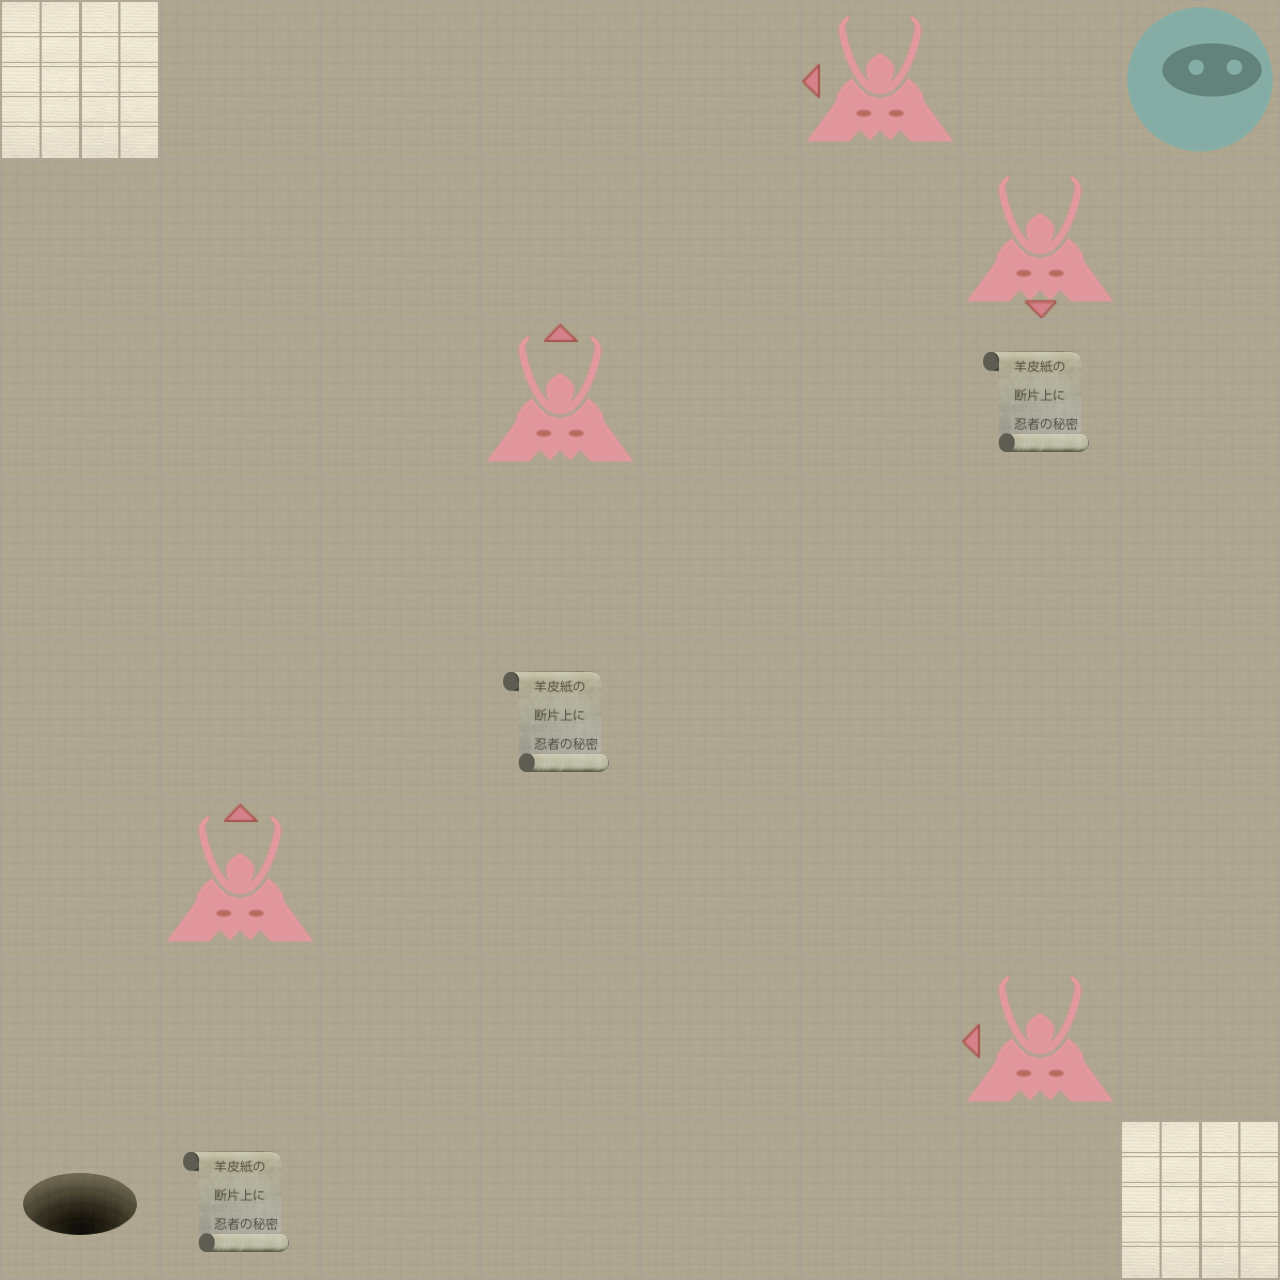

Below is a game level as drawn by its tile map, then a one-line description and the .tmx that defines it (tile-layer data replaced by summaries):
An orthogonal 8x8 tile map with 160x160 px tiles, 2 tile layers (Level, Actors).

<map version="1.0" orientation="orthogonal" width="8" height="8" tilewidth="160" tileheight="160">
 <properties>
  <property name="moves" value="14" />
 </properties>
 <tileset firstgid="1" name="tiles" tilewidth="160" tileheight="160" spacing="2" margin="2">
  <image source="tiles-ipadhd.png" width="1024" height="1024" />
  <tile id="0">
   <properties>
    <property name="actor" value="exit" />
   </properties>
  </tile>
  <tile id="2">
   <properties>
    <property name="actor" value="guard" />
    <property name="direction" value="down" />
   </properties>
  </tile>
  <tile id="3">
   <properties>
    <property name="actor" value="guard" />
    <property name="direction" value="left" />
   </properties>
  </tile>
  <tile id="4">
   <properties>
    <property name="actor" value="guard" />
    <property name="direction" value="right" />
   </properties>
  </tile>
  <tile id="5">
   <properties>
    <property name="actor" value="guard" />
    <property name="direction" value="up" />
   </properties>
  </tile>
  <tile id="7">
   <properties>
    <property name="actor" value="player" />
   </properties>
  </tile>
  <tile id="8">
   <properties>
    <property name="actor" value="scroll" />
   </properties>
  </tile>
  <tile id="9">
   <properties>
    <property name="wall" value="1" />
   </properties>
  </tile>
 </tileset>
 <layer name="Level" width="8" height="8">
  <data>[64 cells, 64 non-empty, 2 distinct tile ids]</data>
 </layer>
 <layer name="Actors" width="8" height="8">
  <data>[64 cells, 10 non-empty, 6 distinct tile ids]</data>
 </layer>
</map>
